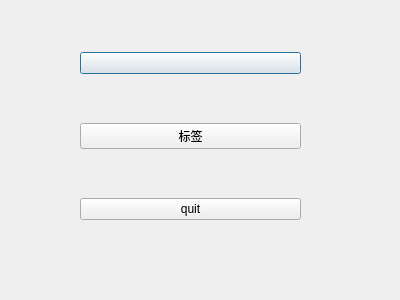
<?xml version="1.0" encoding="UTF-8"?>
<ui version="4.0">
 <class>PushBo_Btn</class>
 <widget class="QDialog" name="PushBo_Btn">
  <property name="geometry">
   <rect>
    <x>0</x>
    <y>0</y>
    <width>400</width>
    <height>300</height>
   </rect>
  </property>
  <property name="windowTitle">
   <string>Dialog</string>
  </property>
  <widget class="QWidget" name="">
   <property name="geometry">
    <rect>
     <x>80</x>
     <y>22</y>
     <width>221</width>
     <height>231</height>
    </rect>
   </property>
   <layout class="QVBoxLayout" name="verticalLayout">
    <property name="spacing">
     <number>19</number>
    </property>
    <property name="topMargin">
     <number>0</number>
    </property>
    <property name="bottomMargin">
     <number>0</number>
    </property>
    <item>
     <widget class="QPushButton" name="pic_pushButton">
      <property name="text">
       <string/>
      </property>
      <property name="icon">
       <iconset>
        <normaloff>../图片/brian-mcmahon-k6mw-1o9F_w-unsplash.jpg</normaloff>../图片/brian-mcmahon-k6mw-1o9F_w-unsplash.jpg</iconset>
      </property>
      <property name="iconSize">
       <size>
        <width>146</width>
        <height>92</height>
       </size>
      </property>
      <property name="shortcut">
       <string/>
      </property>
     </widget>
    </item>
    <item>
     <widget class="QPushButton" name="menu_pushButton">
      <property name="text">
       <string>标签</string>
      </property>
     </widget>
    </item>
    <item>
     <widget class="QPushButton" name="q_pushButton">
      <property name="text">
       <string>quit</string>
      </property>
     </widget>
    </item>
   </layout>
  </widget>
 </widget>
 <resources/>
 <connections/>
</ui>
